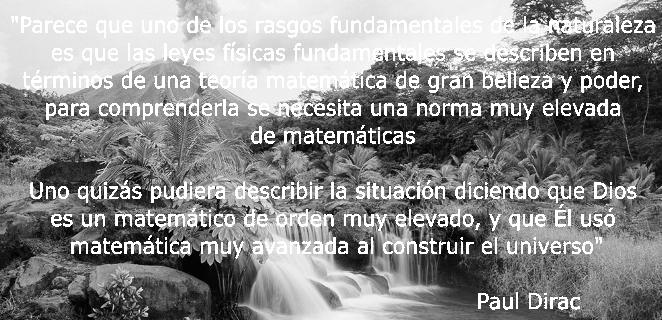
%> input picture Tareas/Tarea2/Parte2/Pregunta3/paisaje_con_marca.jpg, 662 x 320 px
$ octave parte2_p3.m   (GNU Octave 9; MATLAB toolbox functions it lacks are replaced by stand-ins)
%> lines starting %> are read from the running program, lines starting %| are printed output that depends on the picture; in (x1, y1, x2, y2) boxes, pixels count from 0 and x2, y2 are one past the last pixel; in counts of white or black regions, pixels touching at a corner belong together; the program's own positions count from 1
clear; clc; close all;
pkg load image;

iters = 10;

a = 0.073235;
b = 0.176765;
c = 0.125;

% Defining the first diffusion kernel
k1 = [ a b a ;
       b 0 b ;
       a b a ];

% Defining the second diffusion kernel
k2 = [ c c c ;
       c 0 c ;
       c c c ];

% Image to restore: X
X = imread('paisaje_con_marca.jpg');
%> X is the input picture: size 320x662 uint8; min 0, max 255, mean 139.9
subplot(2,2,1);
imshow(X);
title('(a) Image to restore','FontSize',14);

% Mask image: H
H = imread('marca.jpg');
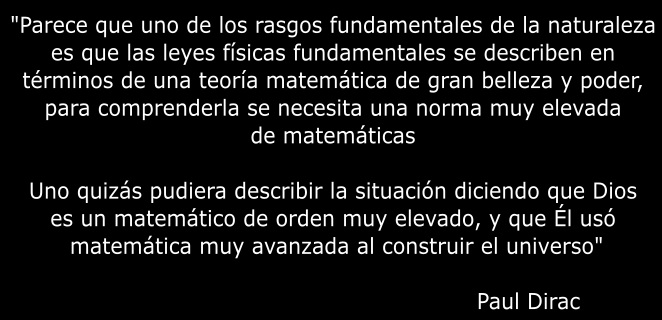
%> input picture Tareas/Tarea2/Parte2/Pregunta3/marca.jpg, 662 x 320 px
%> H is the input picture: size 320x662x3 uint8; min 0, max 255, mean 23.1
H(H < 50) = 0;
H(H >= 50) = 255;
subplot(2,2,2);
imshow(H);
title('(b) Mark','FontSize',14);

% Converting the image to double to apply convolution
X = im2double(X);
%> X: size 320x662 double

% Making mask binary
H(H(:,:) == 255) = 1;
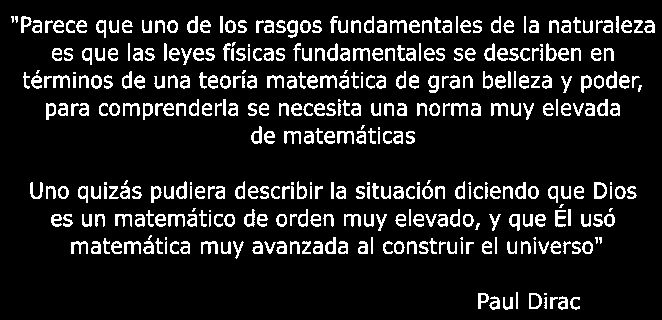
%> H: size 320x662x3 uint8; values 0 (black) and 1 (white), 11.9% white in thin lines or dots, all inside (x1, y1, x2, y2) = (11, 16, 655, 310)

for i = 1:iters
  % Convolution between the image and the kernel
  C = conv2(X, k1, shape="same");
  C = conv2(C, k2, shape="same");
  % Clearing non-mask pixels information in convolution result
%> (the run ends here)
